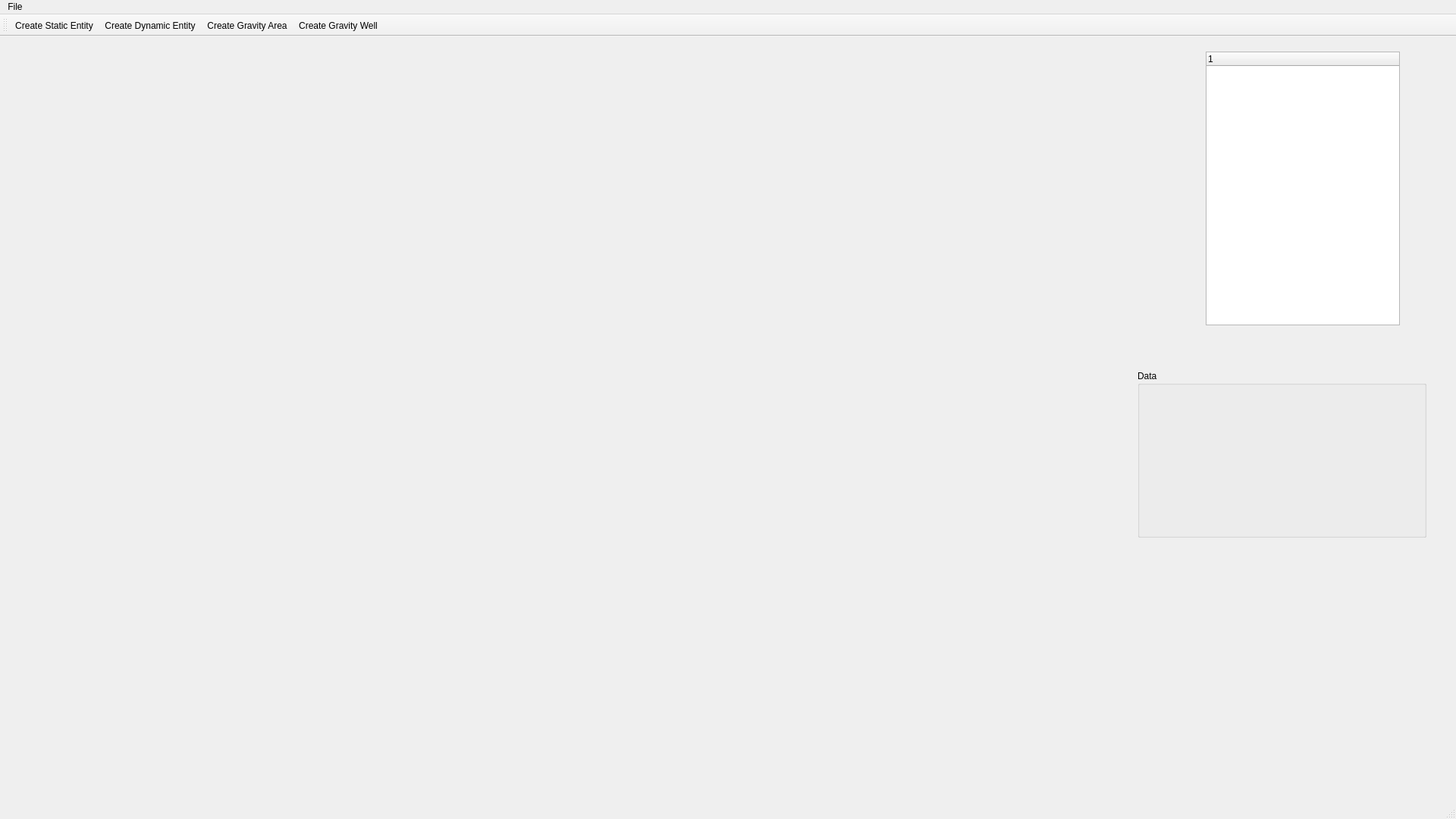
<?xml version="1.0" encoding="UTF-8"?>
<ui version="4.0">
 <class>LevelEditorClass</class>
 <widget class="QMainWindow" name="LevelEditorClass">
  <property name="geometry">
   <rect>
    <x>0</x>
    <y>0</y>
    <width>1920</width>
    <height>1080</height>
   </rect>
  </property>
  <property name="windowTitle">
   <string>LevelEditor</string>
  </property>
  <widget class="QWidget" name="centralWidget">
   <widget class="QTreeWidget" name="treeWidget">
    <property name="geometry">
     <rect>
      <x>1590</x>
      <y>20</y>
      <width>256</width>
      <height>361</height>
     </rect>
    </property>
    <column>
     <property name="text">
      <string notr="true">1</string>
     </property>
    </column>
   </widget>
   <widget class="QGroupBox" name="groupBox_Data">
    <property name="geometry">
     <rect>
      <x>1500</x>
      <y>440</y>
      <width>381</width>
      <height>221</height>
     </rect>
    </property>
    <property name="title">
     <string>Data</string>
    </property>
   </widget>
  </widget>
  <widget class="QMenuBar" name="menuBar">
   <property name="geometry">
    <rect>
     <x>0</x>
     <y>0</y>
     <width>1920</width>
     <height>21</height>
    </rect>
   </property>
   <widget class="QMenu" name="menuFile">
    <property name="title">
     <string>File</string>
    </property>
    <addaction name="actionSaveFile"/>
    <addaction name="actionExit"/>
   </widget>
   <addaction name="menuFile"/>
  </widget>
  <widget class="QToolBar" name="mainToolBar">
   <attribute name="toolBarArea">
    <enum>TopToolBarArea</enum>
   </attribute>
   <attribute name="toolBarBreak">
    <bool>false</bool>
   </attribute>
   <addaction name="actionCreate_Static_Entity"/>
   <addaction name="actionCreate_Dynamic_Entity"/>
   <addaction name="actionCreate_Gravity_Area"/>
   <addaction name="actionCreate_Gravity_Well"/>
  </widget>
  <widget class="QStatusBar" name="statusBar"/>
  <action name="actionCreate_Static_Entity">
   <property name="text">
    <string>Create Static Entity</string>
   </property>
  </action>
  <action name="actionCreate_Dynamic_Entity">
   <property name="text">
    <string>Create Dynamic Entity</string>
   </property>
  </action>
  <action name="actionSaveFile">
   <property name="text">
    <string>Save</string>
   </property>
   <property name="shortcut">
    <string>Ctrl+S</string>
   </property>
  </action>
  <action name="actionCreate_Gravity_Area">
   <property name="text">
    <string>Create Gravity Area</string>
   </property>
  </action>
  <action name="actionCreate_Gravity_Well">
   <property name="text">
    <string>Create Gravity Well</string>
   </property>
  </action>
  <action name="actionExit">
   <property name="text">
    <string>Exit</string>
   </property>
  </action>
 </widget>
 <layoutdefault spacing="6" margin="11"/>
 <resources>
  <include location="leveleditor.qrc"/>
 </resources>
 <connections/>
</ui>
